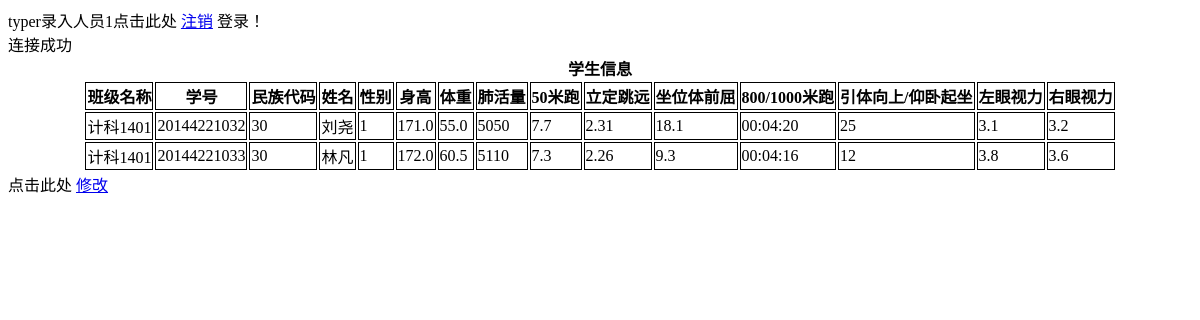
Before: /check.php (signed in) with the older database file.
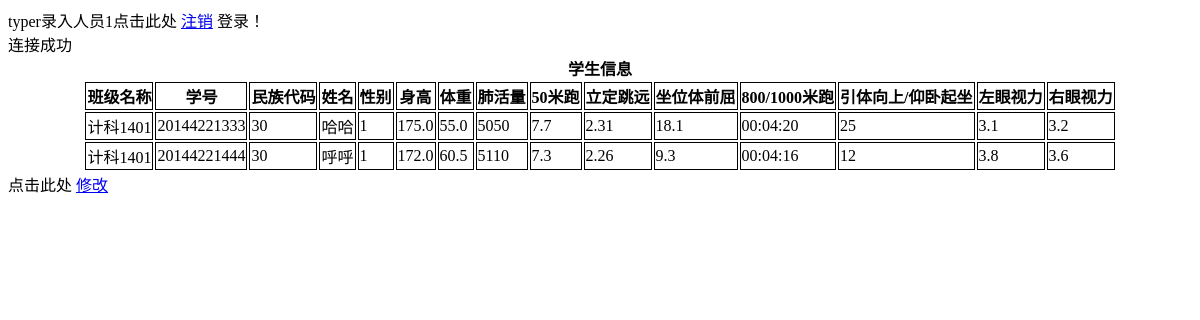
After: the same page with the newer database file.
### tables this page shows
CREATE TABLE info
(
    no CHAR(11) NOT NULL UNIQUE,
    nationid CHAR(2) NULL,
    name VARCHAR(18) NULL,
    sex CHAR(1) NULL,
    birthday DATE NULL,
    zipcode CHAR(6) NULL,
    id CHAR(18) NULL UNIQUE,
    address VARCHAR(256) NULL,
    classid VARCHAR(10) NULL,
    PRIMARY KEY(no)
);

CREATE TABLE class
(
    classid VARCHAR(10) NOT NULL UNIQUE,
    gradeid CHAR(2) NULL,
    classname VARCHAR(24) NULL,
    PRIMARY KEY(classid)
);

CREATE TABLE score
(
    no CHAR(11) NOT NULL UNIQUE,
    height FLOAT(4,1) NULL,
    weight FLOAT(4,1) NULL,
    fvc INT NULL,				 
    shortrunning FLOAT(3,1) NULL,
    jump FLOAT(3,2) NULL,
    sitandreach FLOAT(3,1) NULL,		 
    longrunning TIME NULL,
    pulluporsitup INT NULL,			 
    lefteye FLOAT(2,1) NULL,			 
    righteye FLOAT(2,1) NULL,
    PRIMARY KEY(no)
);

### check_score.php (the view, shortened to what this page needs)
<th>身高</th>
<th>体重</th>
<th>肺活量</th>
<th>50米跑</th>
<th>立定跳远</th>
<th>坐位体前屈</th>
<th>800/1000米跑</th>
<th>引体向上/仰卧起坐</th>
<th>左眼视力</th>
<th>右眼视力</th>
<?php
function td_show_score($row) {
    echo <<<LABEL
    <td> {$row['height']} </td>
    <td> {$row['weight']} </td>
    <td> {$row['fvc']} </td>
    <td> {$row['shortrunning']} </td>
    <td> {$row['jump']} </td>
    <td> {$row['sitandreach']} </td>
    <td> {$row['longrunning']} </td>
    <td> {$row['pulluporsitup']} </td>
    <td> {$row['lefteye']} </td>
    <td> {$row['righteye']} </td>
LABEL;
}
?>

### check.php (shortened to what this page needs)
<?php
$classid = htmlspecialchars($_SESSION['classid']);
$usertype = htmlspecialchars($_SESSION['usertype']);
echo $usertype;
echo $classid;
$dbms='mysql';
$host='localhost';
$dbName='student';
try {
    echo '点击此处 <a href="login.php?action=logout">注销</a> 登录！<br />';
    switch ($usertype) {
    case '录入人员':
        $user='typer_student';
        $pass='typer_student';
        $dsn="$dbms:host=$host;dbname=$dbName";
        $dbh = new PDO($dsn, $user, $pass);
        $dbh->setAttribute( PDO::ATTR_ERRMODE, PDO::ERRMODE_EXCEPTION );
        echo "连接成功<br/>";
        $sql_info = "SELECT * FROM info, class WHERE info.classid='$classid' AND info.classid=class.classid ORDER BY info.no ASC;";
        $sql_score = "SELECT * FROM info, score WHERE info.classid='$classid' AND info.no=score.no ORDER BY info.no ASC;";
        $dbh->setAttribute(PDO::ATTR_ERRMODE, PDO::ERRMODE_WARNING);
        $stmt_info = $dbh->prepare($sql_info);
        $stmt_score = $dbh->prepare($sql_score);
        $stmt_info->execute();
        $stmt_score->execute();
        echo '<center>';
        echo '<table>';
        echo    '<caption><strong>学生信息</strong></caption>';
        echo    '<tr>';
        include("check_info1.php");
        include("check_score.php");
        echo    '</tr>';
        do {
            $row_score = $stmt_score->fetch(PDO::FETCH_ASSOC);
            while ($row_info = $stmt_info->fetch(PDO::FETCH_ASSOC)) {
                echo    '<tr>';
                td_show_info1($row_info);
                if ($row_info['no'] == $row_score['no']) {
                    td_show_score($row_score);
                } else {
                    td_show_score_empty();
                }
                echo    '</tr>';
                if ($row_info['no'] == $row_score['no']) {
                    break;
                }
            }
        } while ($row_score);
        echo '</table>';
        echo '</center>';
        echo '点击此处 <a href="edit.php?action=alter_score">修改</a><br />';
        break;
    }
    exit;
} catch (PDOException $e) {
    die ("Error!: " . $e->getMessage() . "<br/>");
}
?>

### check_info1.php (shortened to what this page needs)
<th>班级名称</th>
<th>学号</th>
<th>民族代码</th>
<th>姓名</th>
<th>性别</th>
<?php
function td_show_info1($row) {
    echo <<<LABEL
    <td> {$row['classname']} </td>
    <td> {$row['no']} </td>
    <td> {$row['nationid']} </td>
    <td> {$row['name']} </td>
    <td> {$row['sex']} </td>
LABEL;
}
?>

### check.php (style rules this page uses)
table tr td,th { border:1px solid #000; }

Changed rows visible on the page:
removed info: classid.classname "计科1401", no "20144221032", nationid "30", name "刘尧", sex "1"
removed score: height "171.0", weight "55.0", fvc "5050", shortrunning "7.7", jump "2.31", sitandreach "18.1", longrunning "00:04:20", pulluporsitup "25", lefteye "3.1", righteye "3.2"
removed info: classid.classname "计科1401", no "20144221033", nationid "30", name "林凡", sex "1"
added info: classid.classname "计科1401", no "20144221333", nationid "30", name "哈哈", sex "1"
added score: height "175.0", weight "55.0", fvc "5050", shortrunning "7.7", jump "2.31", sitandreach "18.1", longrunning "00:04:20", pulluporsitup "25", lefteye "3.1", righteye "3.2"
added info: classid.classname "计科1401", no "20144221444", nationid "30", name "呼呼", sex "1"
